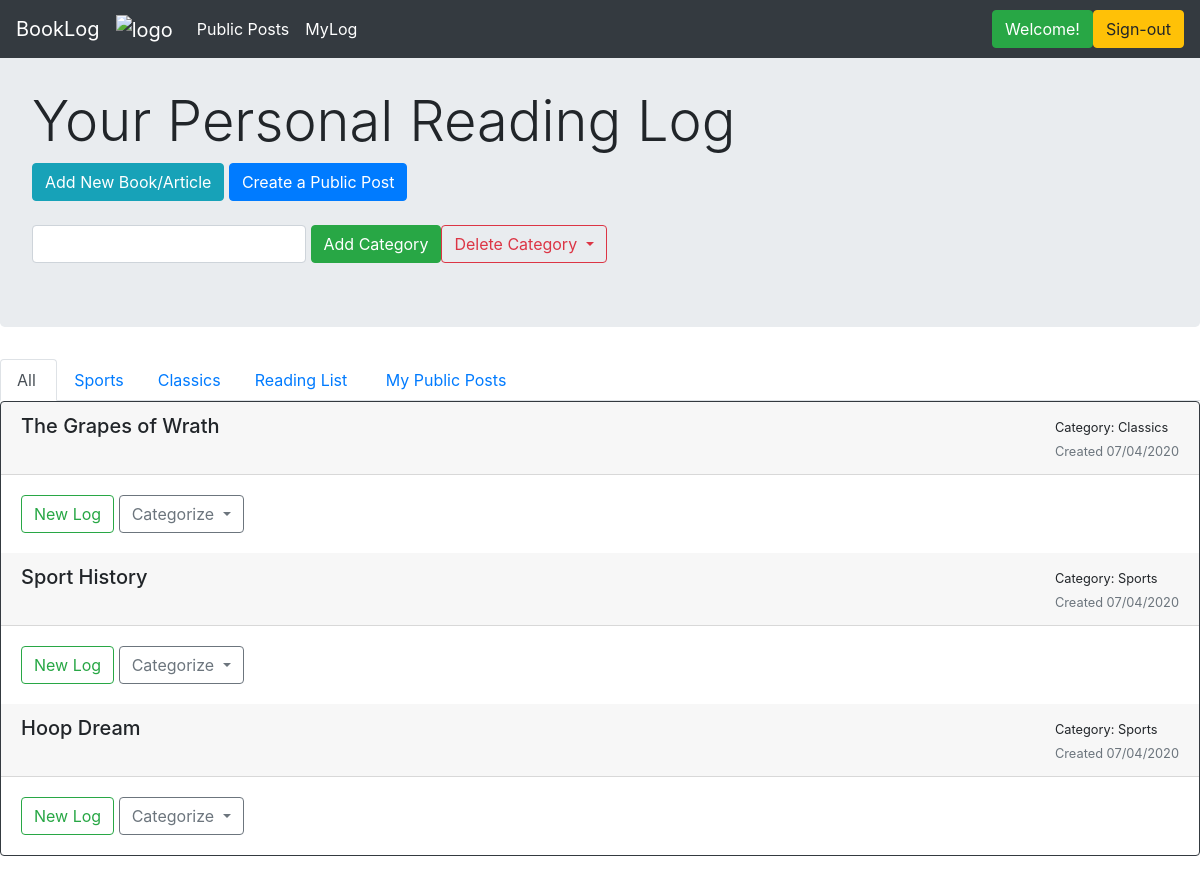
Before: /myLog (signed in) with the older database file.
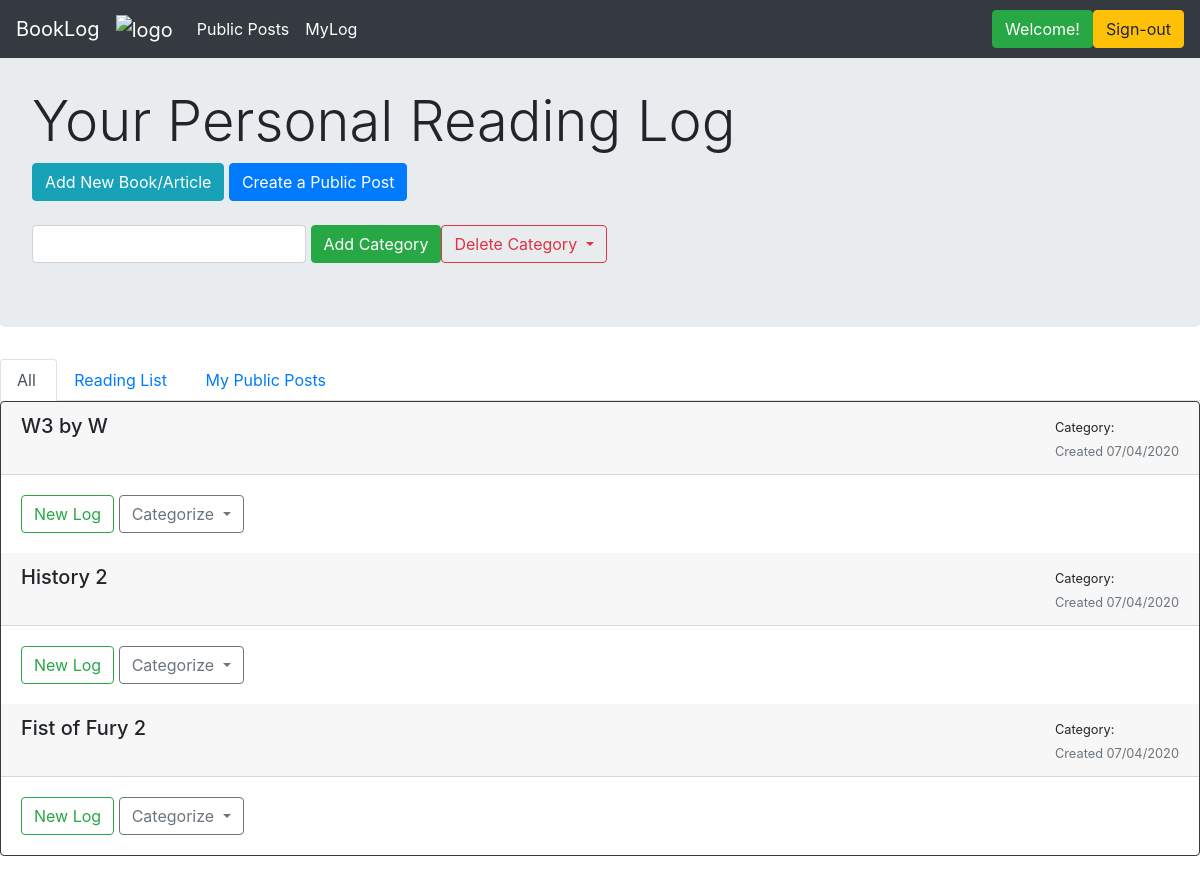
After: the same page with the newer database file.
### application/models.py (models this page shows)
class Category(db.Model):
    __tablename__ = 'categories'
    id = db.Column(db.Integer, primary_key=True)
    name = db.Column(db.String(150), index=True, nullable=False, unique=False)
    user_id = db.Column(db.Integer, ForeignKey('users.id'), nullable=False, index=False)
    user = relationship("User", backref="categories", foreign_keys=[user_id])

class Book(db.Model):
    __tablename__ = 'books_and_other_readings'
    id = db.Column(db.Integer, primary_key=True)
    title = db.Column(db.String(80), index=True, unique=False, nullable=False)
    author = db.Column(db.String(80), index=False, unique=False, nullable=True)
    date_started = db.Column(db.DateTime, index=False, unique=False, nullable=False)
    description = db.Column(db.Text, index=False, unique=False, nullable=True)
    complete = db.Column(db.Boolean, index=False, unique=False, nullable=True)
    user_id = db.Column(db.Integer, ForeignKey('users.id'), nullable=False, index=True)
    user = relationship("User", backref = "books", foreign_keys=[user_id])
    cat_id = db.Column(db.Integer, ForeignKey('categories.id'), nullable=True, index=True)
    category = relationship("Category", backref="books", foreign_keys=[cat_id])

### application/routes.py (the view)
@main_bp.route("/myLog", methods=['GET'])
@login_required
def myLog():
    user = User.query.filter_by(id=session.get("user_id")).first()
    books = user.books
    cats = user.categories
    return render_template("mylog.html", name=session.get("user_id"), user=user, books=books, cats=cats)

### application/auth.py (called while the page is built)
@auth_bp.before_app_request
def load_logged_in_user():
    user_id = session.get('user_id')
    if user_id is None:
        g.user = None
    else:
        g.user = User.query.filter_by(id=user_id).first()

def login_required(view):
    @functools.wraps(view)
    def wrapped_view(**kwargs):
        if g.user is None:
            return redirect(url_for('auth_bp.login'))
        return view(**kwargs)
    return wrapped_view

### application/routes.py (called while the page is built)
@main_bp.before_app_request
def load_logged_in_user():
    user_id = session.get('user_id')
    if user_id is None:
        g.user = None
    else:
        g.user = User.query.filter_by(id=user_id).first()

### application/templates/mylog.html (shortened to what this page needs)
{% extends 'layout.html' %}
{% block content %}
<div class="jumbotron">
    <br>
    <h1 class="display-4">Your Personal Reading Log</h1>
    <a href="{{url_for('main_bp.create_new')}}" class="btn btn-info" role="button">Add New Book/Article</a>
    <a href="{{url_for('main_bp.create_public_post')}}" class="btn btn-primary" role="button">Create a Public Post</a>
    <br>
    <br>
    <div class="form-inline">
        <form action="{{url_for('main_bp.create_new_cat')}}" method="POST">
          <input type="text" class="form-control" id="title"  name="title" required>
          <button type="submit" class="btn btn-success">Add Category</button>
        </form>
        <button class="btn btn-outline-danger dropdown-toggle" type="button" id="dropdownMenuButton" data-toggle="dropdown" aria-haspopup="true" aria-expanded="false">
            Delete Category
          </button>
    </div>
</div>
<ul class="nav nav-tabs">
  <li class="nav-item"> <a class="nav-link active" href="#">All&nbsp;</a> </li>
  {% for cat in cats %}
      <li class="nav-item"> <a class="nav-link" href="{{url_for('main_bp.myLogCat', cat_id=cat.id)}}">{{cat.name}}</a> </li>
  {% endfor %}
  <li class="nav-item"> <a class="nav-link" href="{{ url_for('main_bp.reading_list')}}">Reading List&nbsp;</a></li>
  <li class="nav-item"> <a class="nav-link" href="{{ url_for('main_bp.my_public_posts')}}">My Public Posts&nbsp;&nbsp;</a></li>
  <div class="btn-toolbar" role="toolbar">
  </div>
</ul>
<div class="card text-left border-dark mb-3">
{% for book in books|reverse %}
  <div class="card-header position-sticky justify-content-between">
      <div class="float-right">
      <small>Category: {{book.category.name}}</small> <br>
      <small class="text-muted">Created {{ book.date_started.strftime("%m/%d/%Y") }}</small>
      </div>
      {% if book.author != "" %}
          <h5 class="mb-1">{{ book.title }} by {{ book.author }}</h5>
      {% else %}
          <h5 class="mb-1">{{ book.title }}</h5>
      {% endif %}
  </div>
  <div class="card-body">
  <div class="end">
  <button class="btn btn-outline-success" type="button" data-toggle="collapse" area-expanded="false" data-target={{"#log" + loop.index|string}}>New Log</button>
  <button class="btn btn-outline-secondary dropdown-toggle" type="button" id="dropdownMenuButton" data-toggle="dropdown" aria-haspopup="true" aria-expanded="false">
    Categorize
  </button>
    </div>
    </div>
{% endfor %}
</div>
{% endblock %}

### application/templates/layout.html (shortened to what this page needs)
<!DOCTYPE html>
<html lang="en">
  <head>
    <link rel="stylesheet" href="https://maxcdn.bootstrapcdn.com/bootstrap/4.5.0/css/bootstrap.min.css">
  </head>
  <body>
    <nav class="navbar navbar-expand-lg navbar-dark bg-dark fixed-top">
       <a class="navbar-brand" href="{{url_for('main_bp.hello')}}">BookLog</a>
       <a class="navbar-brand" href="{{url_for('main_bp.hello')}}"">
            <img src="https://raw.githubusercontent.com/abhinavmodugula/reading_log/master/application/static/images/logo.png" alt="logo" style="width:40px;">
       </a>
       <div class="collapse navbar-collapse" id="navbarSupportedContent">
          <ul class="navbar-nav mr-auto">
             <li class="nav-item active">
             <a class="nav-link" href="{{url_for('main_bp.all_public_posts')}}">Public Posts <span class="sr-only">(current)</span></a></li>
             <li class="nav-item"> <a class="nav-link active" href="{{url_for('main_bp.myLog')}}">MyLog</a> </li>
          </ul>
          {% if user != "None" %}
              <a href="#" class="btn btn-success" role="button">Welcome!</a>
              <a href="{{url_for('auth_bp.signout')}}" class="btn btn-warning" role="button">Sign-out</a>
          {% else %}
              <a href="{{url_for('auth_bp.login')}}" class="btn btn-success" role="button">Log-in</a>
              <a href="{{url_for('auth_bp.signup')}}" class="btn btn-primary" role="button">Sign-up</a>
          {% endif %}
       </div>
    </nav>
    {% block content %}{% endblock %}
  </body>
</html>

Changed rows visible on the page:
removed Category: name "Sports"
removed Category: name "Classics"
changed Book (number 1 of 3 on the later page): author (not shown) → "W"; category.name "Classics" → (not shown); title "The Grapes of Wrath" → "W3"
changed Book: title "Sport History" → "History 2"; category.name "Sports" → (not shown)
changed Book: title "Hoop Dream" → "Fist of Fury 2"; category.name "Sports" → (not shown)
